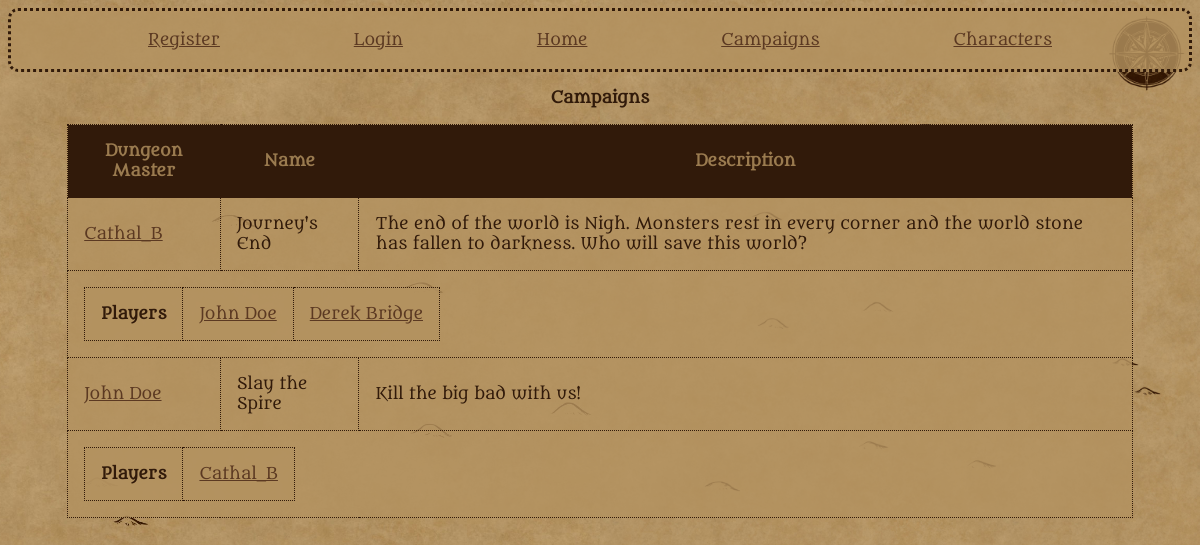
The page /Campaigns on the database its author committed.
### tables this page shows
CREATE TABLE campaigns
(
    campaign_id INTEGER PRIMARY KEY AUTOINCREMENT,
    dm_id TEXT NOT NULL,
    name TEXT NOT NULL,
    description TEXT NOT NULL,
    FOREIGN KEY (dm_id) REFERENCES users(user_id)
);

CREATE TABLE in_campaign
(
    user_id TEXT NOT NULL,
    campaign_id INTEGER NOT NULL,
    FOREIGN KEY (user_id) REFERENCES users(user_id),
    FOREIGN KEY (campaign_id) REFERENCES campaigns(campaign_id) ON DELETE CASCADE
);

### app.py (the view)
@app.route("/Campaigns", methods=["GET", "POST"])
def Campaigns():
    db = get_db()
    campaigns = db.execute("""SELECT * FROM campaigns""").fetchall()
    players = db.execute("""SELECT * FROM in_campaign""").fetchall()
    return render_template("campaigns.html", campaigns = campaigns, players = players)

### app.py (called while the page is built)
@app.before_request
def load_logged_in_user():
    g.user = session.get("user_id",None)

### database.py (called while the page is built)
def get_db():
    if "db" not in g:
        g.db = sqlite3.connect(DATABASE,
            detect_types=sqlite3.PARSE_DECLTYPES
        )
        g.db.row_factory = sqlite3.Row
        g.db.execute("PRAGMA foreign_keys = ON") #learned from sqlite documentation, foreign keys apparently aren't enforced by default.
    return g.db

### templates/campaigns.html
{% extends "base.html" %}
{% block main_content %}
    <table>
        <caption>Campaigns</caption>
        <tr>
            <th scope="col">Dungeon Master</th>
            <th scope="col">Name</th>
            <th scope="col">Description</th>
        </tr>
    {% for campaign in campaigns %}
        <tr>
        <td><a href="{{ url_for('user', user_id = campaign['dm_id'])}}">{{ campaign["dm_id"]}}</a> </td>
        <td>{{ campaign["name"]}}</td>
        <td>{{ campaign["description"] }}</td>
        </tr>
        <td colspan="3">
            <table>
                <tr>
                <th scope="row" >Players</th>
                {% for player in players %}
                    {% if player["campaign_id"] == campaign["campaign_id"] %}
                        <td><a href="{{ url_for('user', user_id = player['user_id'])}}">{{ player["user_id"]}}</a> </td>
                    {% endif %}
                {%endfor%}
                </tr>
            </table>
        </td>
    {%endfor%}
    </table>
{% endblock %}

### static/styles.css (style rules this page uses)
:root { font-size: 16px; height: 100%; }
html { --base-colour: #311a0a; --bg--colour: #b49260ce; background-image: url('mobile_map.jpg'), url('tile_widescreen.jpg'); background-position: top right, center; background-repeat: no-repeat, repeat; background-size: contain; background-color: var(--bg--colour); }
body { font-family: Metamorphous, serif; color: var(--base-colour); text-decoration: none; }
a { color: #5b3922; }
th, td { border: 0.1em dotted var(--base-colour); padding: 1em; background-color: var(--bg--colour); }
table { border-collapse: collapse }
caption { font-weight: bold; padding-bottom: 1em; }
caption+tbody>tr>th { background-color: var(--base-colour); color: var(--bg--colour); }

### rows shown on the page
campaigns: dm_id "Cathal_B", name "Journey's End", description "The end of the world is Nigh. Monsters rest in every corner and the world stone has fallen to darkness. Who will save this world?"
in_campaign: user_id "John Doe"
in_campaign: user_id "Derek Bridge"
campaigns: dm_id "John Doe", name "Slay the Spire", description "Kill the big bad with us!"
in_campaign: user_id "Cathal_B"
